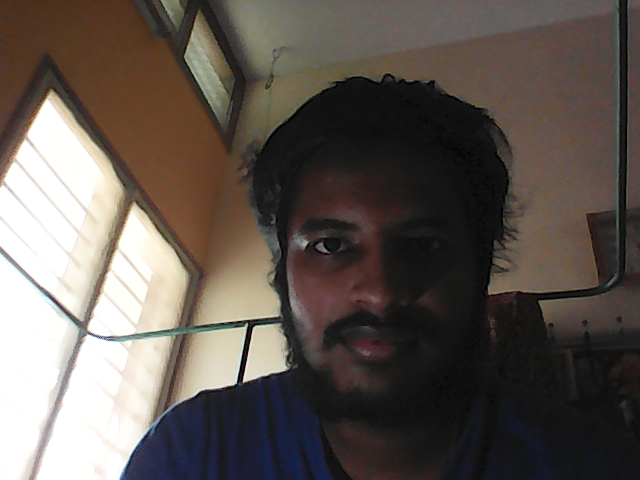
#> input picture 5_op(pic_0).png, 640 x 480 px
$ python 07_histogram_equilisation.py
#> lines starting #> are read from the running program, lines starting #| are printed output that depends on the picture
import cv2
import numpy as np
from matplotlib import pyplot as plt

img = cv2.imread('5_op(pic_0).png',0)
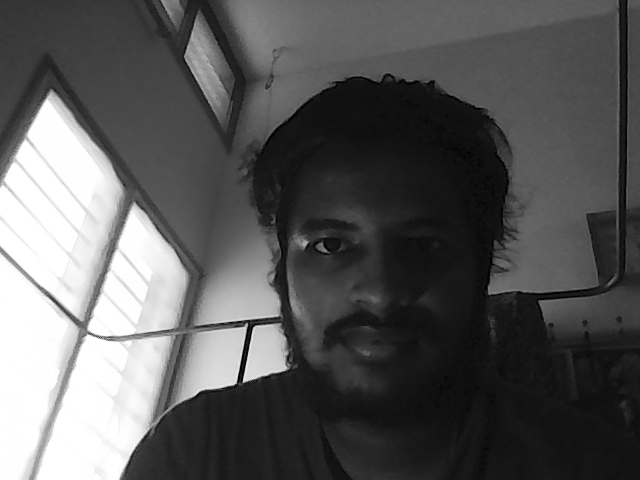
#> img: shape (480, 640); min 0, max 255, mean 89.2
hist,bins = np.histogram(img.flatten(),256,[0,256])
#> hist = 256 values, max 17198 at index 255, min 54 at index 0, mean 1200; bins = 257 values from 0 to 256
cdf = hist.cumsum()
#> cdf = 256 values from 54 to 307200
cdf_normalized = cdf * hist.max()/ cdf.max()
#> cdf_normalized = 256 values from 3.02 to 17198
plt.plot(cdf_normalized, color = 'b')
plt.hist(img.flatten(),256,[0,256], color = 'r')
plt.xlim([0,256])
plt.legend(('cdf','histogram'), loc = 'upper left')
plt.show()
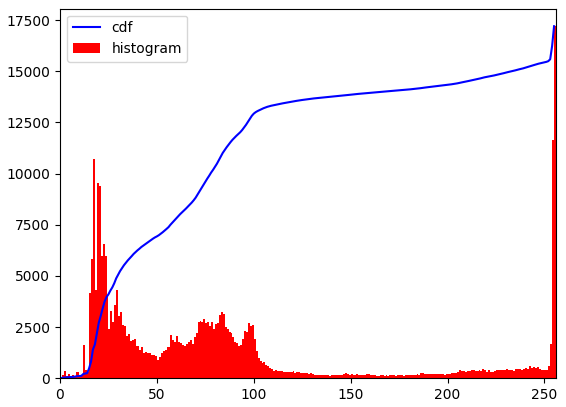
#> figure drawn by matplotlib, 1 panel; tallest bar 17198 high, from x = 255 to 256; curve peaks at x = 255, y = 17198
equ = cv2.equalizeHist(img)
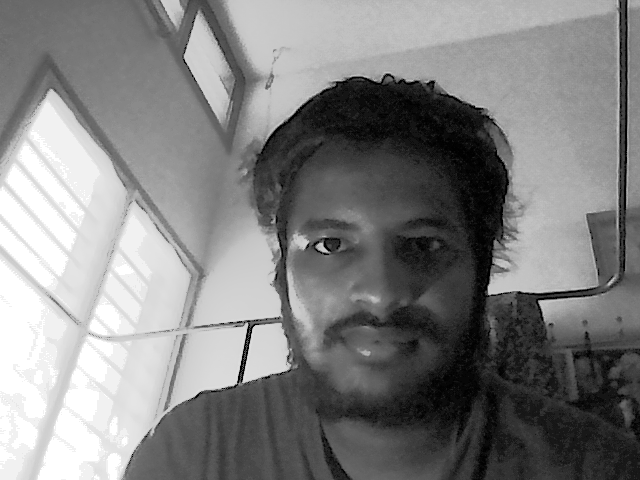
#> equ: shape (480, 640); min 0, max 255, mean 129.3
res = np.hstack((img,equ)) #stacking images side-by-side
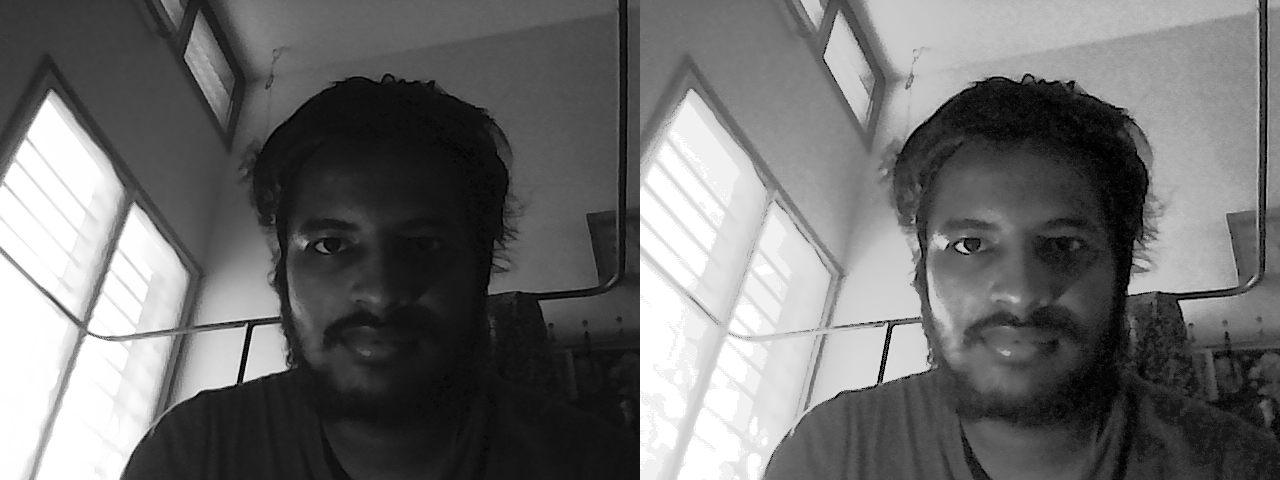
#> res: shape (480, 1280); min 0, max 255, mean 109.2
hist,bins = np.histogram(res.flatten(),256,[0,256])
#> hist = 256 values, max 34396 at index 255, min 109 at index 10, mean 2400
cdf = hist.cumsum()
#> cdf = 256 values from 700 to 614400
cdf_normalized = cdf * hist.max()/ cdf.max()
#> cdf_normalized = 256 values from 39.19 to 34396
plt.plot(cdf_normalized, color = 'b')
plt.hist(res.flatten(),256,[0,256], color = 'r')
plt.xlim([0,256])
plt.legend(('cdf','histogram'), loc = 'upper left')
plt.show()
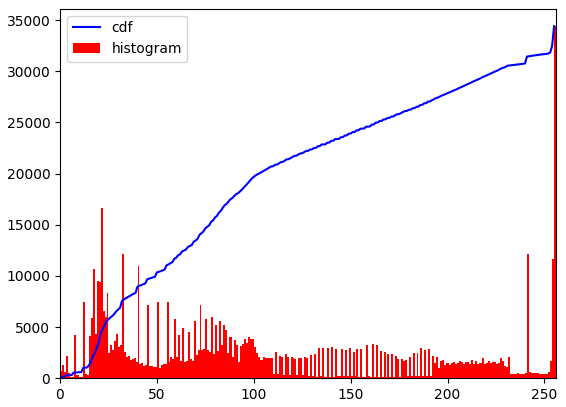
#> figure drawn by matplotlib, 1 panel; tallest bar 34396 high, from x = 255 to 256; curve peaks at x = 255, y = 34396
cv2.imshow('res.png',res)
cv2.waitKey(0)
cv2.destroyAllWindows()
